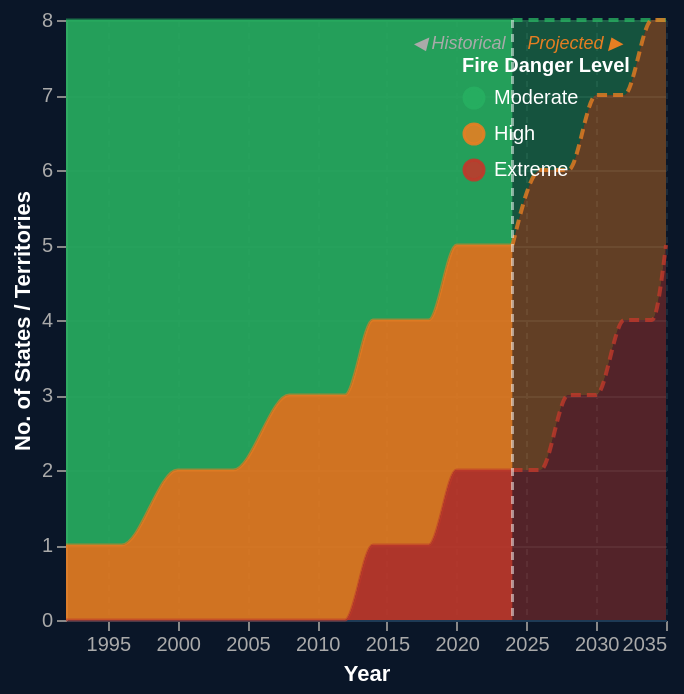

Express this chart as Vega-Lite.
### Vega-Lite specification from a JSON file in a GitHub repository (floating-point values rounded to 4 significant figures)
{"$schema": "https://vega.github.io/schema/vega-lite/v5.json", "width": "container", "height": 300, "config": {"background": "#0a1628", "view": {"stroke": "transparent"}}, "data": {"values": [{"year": 1992, "category": "Moderate", "count": 7, "type": "historical"}, {"year": 1992, "category": "High", "count": 1, "type": "historical"}, {"year": 1992, "category": "Extreme", "count": 0, "type": "historical"}, {"year": 1996, "category": "Moderate", "count": 7, "type": "historical"}, {"year": 1996, "category": "High", "count": 1, "type": "historical"}, {"year": 1996, "category": "Extreme", "count": 0, "type": "historical"}, {"year": 2000, "category": "Moderate", "count": 6, "type": "historical"}, {"year": 2000, "category": "High", "count": 2, "type": "historical"}, {"year": 2000, "category": "Extreme", "count": 0, "type": "historical"}, {"year": 2004, "category": "Moderate", "count": 6, "type": "historical"}, {"year": 2004, "category": "High", "count": 2, "type": "historical"}, {"year": 2004, "category": "Extreme", "count": 0, "type": "historical"}, {"year": 2008, "category": "Moderate", "count": 5, "type": "historical"}, {"year": 2008, "category": "High", "count": 3, "type": "historical"}, {"year": 2008, "category": "Extreme", "count": 0, "type": "historical"}, {"year": 2012, "category": "Moderate", "count": 5, "type": "historical"}, {"year": 2012, "category": "High", "count": 3, "type": "historical"}, {"year": 2012, "category": "Extreme", "count": 0, "type": "historical"}, {"year": 2014, "category": "Moderate", "count": 4, "type": "historical"}, {"year": 2014, "category": "High", "count": 3, "type": "historical"}, {"year": 2014, "category": "Extreme", "count": 1, "type": "historical"}, {"year": 2018, "category": "Moderate", "count": 4, "type": "historical"}, {"year": 2018, "category": "High", "count": 3, "type": "historical"}, {"year": 2018, "category": "Extreme", "count": 1, "type": "historical"}, {"year": 2020, "category": "Moderate", "count": 3, "type": "historical"}, {"year": 2020, "category": "High", "count": 3, "type": "historical"}, {"year": 2020, "category": "Extreme", "count": 2, "type": "historical"}, {"year": 2024, "category": "Moderate", "count": 3, "type": "historical"}, {"year": 2024, "category": "High", "count": 3, "type": "historical"}, {"year": 2024, "category": "Extreme", "count": 2, "type": "historical"}, {"year": 2024, "category": "Moderate", "count": 3, "type": "forecast"}, {"year": 2024, "category": "High", "count": 3, "type": "forecast"}, {"year": 2024, "category": "Extreme", "count": 2, "type": "forecast"}, {"year": 2026, "category": "Moderate", "count": 2, "type": "forecast"}, {"year": 2026, "category": "High", "count": 4, "type": "forecast"}, {"year": 2026, "category": "Extreme", "count": 2, "type": "forecast"}, {"year": 2028, "category": "Moderate", "count": 2, "type": "forecast"}, {"year": 2028, "category": "High", "count": 3, "type": "forecast"}, {"year": 2028, "category": "Extreme", "count": 3, "type": "forecast"}, {"year": 2030, "category": "Moderate", "count": 1, "type": "forecast"}, {"year": 2030, "category": "High", "count": 4, "type": "forecast"}, {"year": 2030, "category": "Extreme", "count": 3, "type": "forecast"}, {"year": 2032, "category": "Moderate", "count": 1, "type": "forecast"}, {"year": 2032, "category": "High", "count": 3, "type": "forecast"}, {"year": 2032, "category": "Extreme", "count": 4, "type": "forecast"}, {"year": 2034, "category": "Moderate", "count": 0, "type": "forecast"}, {"year": 2034, "category": "High", "count": 4, "type": "forecast"}, {"year": 2034, "category": "Extreme", "count": 4, "type": "forecast"}, {"year": 2035, "category": "Moderate", "count": 0, "type": "forecast"}, {"year": 2035, "category": "High", "count": 3, "type": "forecast"}, {"year": 2035, "category": "Extreme", "count": 5, "type": "forecast"}]}, "encoding": {"x": {"field": "year", "type": "quantitative", "scale": {"domain": [1992, 2035]}, "title": "Year", "axis": {"format": "d", "tickCount": 12, "labelColor": "#aaaaaa", "titleColor": "#ffffff", "labelFontSize": 10, "titleFontSize": 11, "gridColor": "#1a2a3a", "gridDash": [3, 3], "domainColor": "#1e3a55"}}}, "layer": [{"transform": [{"filter": "datum.type === 'historical'"}], "mark": {"type": "area", "interpolate": "monotone", "opacity": 0.9, "line": {"strokeWidth": 1.5, "opacity": 0.6}}, "encoding": {"y": {"field": "count", "type": "quantitative", "stack": "zero", "title": "No. of States / Territories", "axis": {"labelColor": "#aaaaaa", "titleColor": "#ffffff", "labelFontSize": 10, "titleFontSize": 11, "gridColor": "#1a2a3a", "tickCount": 8}}, "color": {"field": "category", "type": "nominal", "sort": ["Moderate", "High", "Extreme"], "scale": {"domain": ["Moderate", "High", "Extreme"], "range": ["#27AE60", "#E67E22", "#C0392B"]}, "legend": {"title": "Fire Danger Level", "orient": "top-right", "labelColor": "#ffffff", "titleColor": "#ffffff", "labelFontSize": 10, "titleFontSize": 10}}, "order": {"field": "category", "sort": ["Moderate", "High", "Extreme"]}, "tooltip": [{"field": "year", "type": "quantitative", "title": "Year", "format": "d"}, {"field": "category", "type": "nominal", "title": "Danger Level"}, {"field": "count", "type": "quantitative", "title": "No. of States"}]}}, {"transform": [{"filter": "datum.type === 'forecast'"}], "mark": {"type": "area", "interpolate": "monotone", "opacity": 0.4, "line": {"strokeWidth": 2, "opacity": 0.8, "strokeDash": [5, 3]}}, "encoding": {"y": {"field": "count", "type": "quantitative", "stack": "zero"}, "color": {"field": "category", "type": "nominal", "sort": ["Moderate", "High", "Extreme"], "scale": {"domain": ["Moderate", "High", "Extreme"], "range": ["#27AE60", "#E67E22", "#C0392B"]}, "legend": null}, "order": {"field": "category", "sort": ["Moderate", "High", "Extreme"]}, "tooltip": [{"field": "year", "type": "quantitative", "title": "Year (Projected)", "format": "d"}, {"field": "category", "type": "nominal", "title": "Danger Level"}, {"field": "count", "type": "quantitative", "title": "No. of States"}]}}, {"data": {"values": [{"year": 2024}]}, "mark": {"type": "rule", "color": "#ffffff", "strokeDash": [4, 3], "strokeWidth": 1.5, "opacity": 0.5}, "encoding": {"x": {"field": "year", "type": "quantitative"}}}, {"data": {"values": [{"year": 2024.0, "count": 7.7}]}, "mark": {"type": "text", "align": "right", "fontSize": 9, "color": "#aaaaaa", "fontStyle": "italic"}, "encoding": {"x": {"field": "year", "type": "quantitative"}, "y": {"field": "count", "type": "quantitative"}, "text": {"value": "◀ Historical"}}}, {"data": {"values": [{"year": 2024.0, "count": 7.7}]}, "mark": {"type": "text", "align": "left", "dx": 4, "fontSize": 9, "color": "#E67E22", "fontStyle": "italic"}, "encoding": {"x": {"field": "year", "type": "quantitative"}, "y": {"field": "count", "type": "quantitative"}, "text": {"value": "Projected ▶"}}}]}
